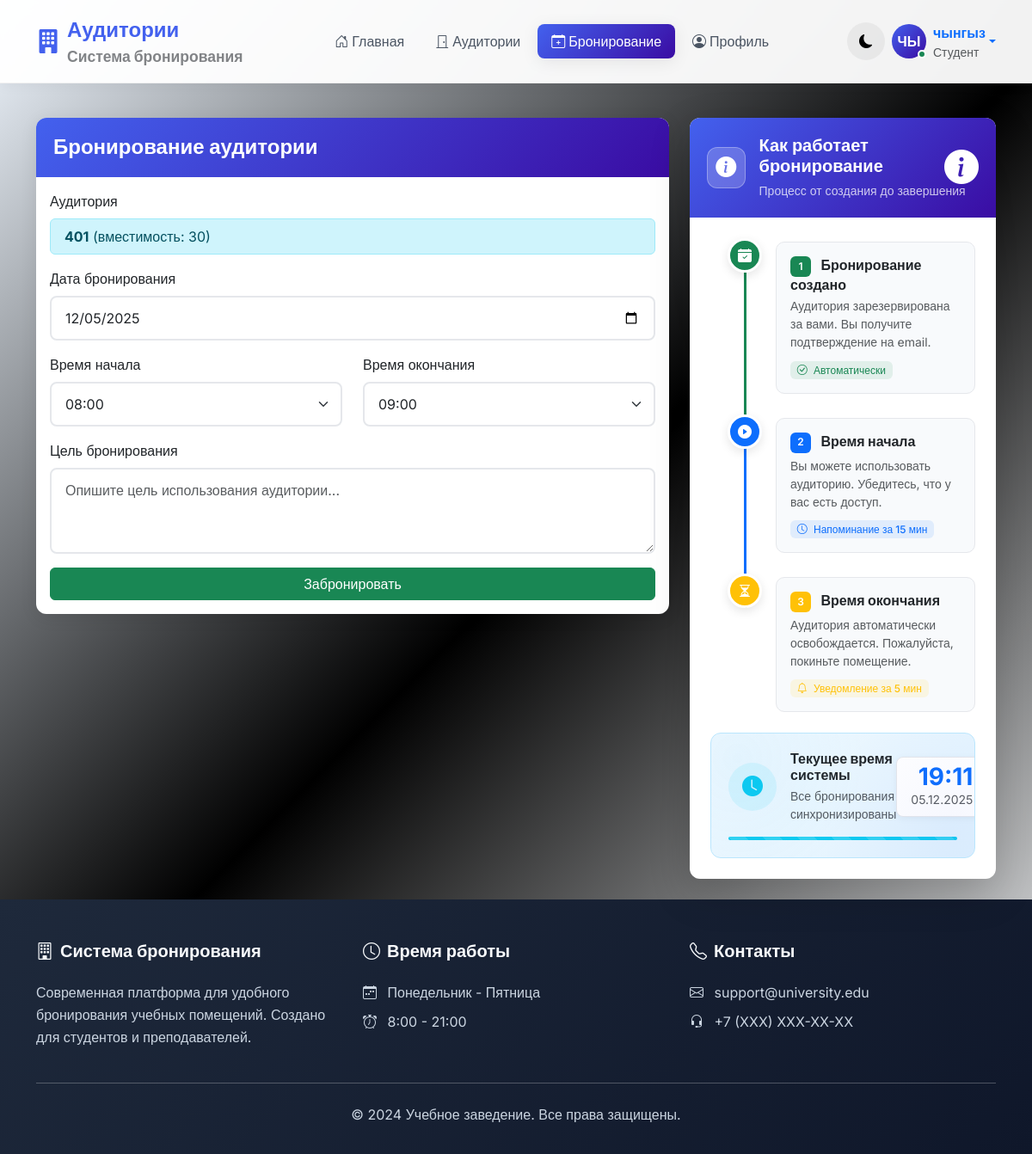
/booking?classroom=1 (signed in), run on the app's committed database.
### app/models.py (models this page shows, shortened)
class User(UserMixin, db.Model):
    __tablename__ = 'user'
    id = db.Column(db.Integer, primary_key=True)
    username = db.Column(db.String(64), unique=True, nullable=False)
    email = db.Column(db.String(120), unique=True, nullable=False)
    password_hash = db.Column(db.String(256))
    role = db.Column(db.String(20), default='student')
    created_at = db.Column(db.DateTime, default=datetime.utcnow)
    bookings = db.relationship('Booking', backref='user', lazy='dynamic')

class Classroom(db.Model):
    __tablename__ = 'classroom'
    id = db.Column(db.Integer, primary_key=True)
    room_number = db.Column(db.String(20), unique=True, nullable=False)
    capacity = db.Column(db.Integer, nullable=False)
    floor = db.Column(db.Integer, nullable=False)
    has_projector = db.Column(db.Boolean, default=False)
    has_computers = db.Column(db.Boolean, default=False)
    is_active = db.Column(db.Boolean, default=True)
    bookings = db.relationship('Booking', backref='classroom', lazy='dynamic')

### app/routes.py (the view, shortened to what this page needs)
@main_bp.route('/booking', methods=['GET', 'POST'])
@login_required
def booking():
    form = BookingForm()
    classrooms = Classroom.query.filter_by(is_active=True).all()
    form.classroom_id.choices = [(c.id, f"Аудитория {c.room_number} (вместимость: {c.capacity})") for c in classrooms]
    selected_classroom_id = request.args.get('classroom', type=int)
    preselected_classroom = None
    if selected_classroom_id:
        preselected_classroom = Classroom.query.get(selected_classroom_id)
        if preselected_classroom:
            form.classroom_id.data = selected_classroom_id
    return render_template('booking.html', title='Бронирование', form=form, preselected_classroom=preselected_classroom)

### app/templates/booking.html (shortened to what this page needs)
{% extends "base.html" %}
{% block content %}
<div class="row">
    <div class="col-md-8">
        <div class="card">
            <div class="card-header">
                <h4 class="mb-0"> Бронирование аудитории</h4>
            </div>
            <div class="card-body">
                <form method="POST" action="">
                    {% if preselected_classroom %}
                    <div class="mb-3">
                        <label class="form-label">Аудитория</label>
                        <div class="alert alert-info py-2">
                            <strong>{{ preselected_classroom.room_number }}</strong>
                            (вместимость: {{ preselected_classroom.capacity }})
                        </div>
                    </div>
                    {% else %}
                    <div class="mb-3">
                        {{ form.classroom_id.label(class="form-label") }}
                        {{ form.classroom_id(class="form-select") }}
                    </div>
                    {% endif %}
                    <div class="mb-3">
                        {{ form.booking_date.label(class="form-label") }}
                        {{ form.booking_date(class="form-control", type="date") }}
                    </div>
                    <div class="row">
                        <div class="col-md-6">
                            <div class="mb-3">
                                {{ form.start_time.label(class="form-label") }}
                                {{ form.start_time(class="form-select") }}
                            </div>
                        </div>
                        <div class="col-md-6">
                            <div class="mb-3">
                                {{ form.end_time.label(class="form-label") }}
                                {{ form.end_time(class="form-select") }}
                            </div>
                        </div>
                    </div>
                    <div class="mb-3">
                        {{ form.purpose.label(class="form-label") }}
                        {{ form.purpose(class="form-control", rows=3, placeholder="Опишите цель использования аудитории...") }}
                    </div>
                    <div class="d-grid">
                        {{ form.submit(class="btn btn-success", id='bookingSubmit') }}
                    </div>
                </form>
            </div>
        </div>
    </div>
    <div class="col-md-4">
    <div class="card border-0 shadow-lg">
    <div class="card-header border-0 bg-gradient-primary text-white position-relative overflow-hidden">
        <div class="position-absolute top-0 end-0 w-50 h-100 opacity-10">
            <i class="bi bi-info-circle-fill fs-1 position-absolute" style="right: 20px; top: 50%; transform: translateY(-50%);"></i>
        </div>
        <div class="position-relative z-1">
            <div class="d-flex align-items-center">
                <div class="feature-icon-wrapper me-3">
                    <i class="bi bi-info-circle-fill fs-4"></i>
                </div>
                <div>
                    <h5 class="mb-1">Как работает бронирование</h5>
                    <small class="opacity-75">Процесс от создания до завершения</small>
                </div>
            </div>
        </div>
    </div>
    <div class="card-body p-4">
        <div class="timeline-wrapper">
            <div class="timeline">
                <div class="timeline-item">
                    <div class="timeline-marker-wrapper">
                        <div class="timeline-marker bg-success">
                            <i class="bi bi-calendar-check-fill text-white"></i>
                        </div>
                        <div class="timeline-line bg-success"></div>
                    </div>
                    <div class="timeline-content">
                        <div class="timeline-content-inner">
                            <h6 class="fw-bold mb-1">
                                <span class="step-badge bg-success text-white me-2">1</span>
                                Бронирование создано
                            </h6>
                            <p class="text-muted small mb-0">
                                Аудитория зарезервирована за вами. Вы получите подтверждение на email.
                            </p>
                            <div class="mt-2">
                                <span class="badge bg-success bg-opacity-10 text-success">
                                    <i class="bi bi-check-circle me-1"></i> Автоматически
                                </span>
                            </div>
                        </div>
                    </div>
                </div>
                <div class="timeline-item">
                    <div class="timeline-marker-wrapper">
                        <div class="timeline-marker bg-primary">
                            <i class="bi bi-play-circle-fill text-white"></i>
                        </div>
                        <div class="timeline-line bg-primary"></div>
                    </div>
                    <div class="timeline-content">
                        <div class="timeline-content-inner">
                            <h6 class="fw-bold mb-1">
                                <span class="step-badge bg-primary text-white me-2">2</span>
                                Время начала
                            </h6>
                            <p class="text-muted small mb-0">
                                Вы можете использовать аудиторию. Убедитесь, что у вас есть доступ.
                            </p>
                            <div class="mt-2">
                                <span class="badge bg-primary bg-opacity-10 text-primary">
                                    <i class="bi bi-clock me-1"></i> Напоминание за 15 мин
                                </span>
                            </div>
                        </div>
                    </div>
                </div>
                <div class="timeline-item">
                    <div class="timeline-marker-wrapper">
                        <div class="timeline-marker bg-warning">
                            <i class="bi bi-hourglass-split text-white"></i>
                        </div>
                    </div>
                    <div class="timeline-content">
                        <div class="timeline-content-inner">
                            <h6 class="fw-bold mb-1">
                                <span class="step-badge bg-warning text-white me-2">3</span>
                                Время окончания
                            </h6>
                            <p class="text-muted small mb-0">
                                Аудитория автоматически освобождается. Пожалуйста, покиньте помещение.
                            </p>
                            <div class="mt-2">
                                <span class="badge bg-warning bg-opacity-10 text-warning">
                                    <i class="bi bi-bell me-1"></i> Уведомление за 5 мин
                                </span>
                            </div>
                        </div>
                    </div>
                </div>
            </div>
        </div>
        <div class="info-card mt-4">
            <div class="d-flex align-items-center">
                <div class="info-icon bg-info bg-opacity-10 text-info p-3 rounded-circle me-3">
                    <i class="bi bi-clock-fill fs-4"></i>
                </div>
                <div class="flex-grow-1">
                    <div class="d-flex justify-content-between align-items-center">
                        <div>
                            <h6 class="mb-1 fw-bold">Текущее время системы</h6>
                            <p class="text-muted small mb-0">Все бронирования синхронизированы</p>
                        </div>
                        <div class="text-end">
                            <div class="current-time-display">
                                <div class="time-value fs-3 fw-bold text-primary">{{ now.strftime('%H:%M') }}</div>
                                <small class="text-muted">{{ now.strftime('%d.%m.%Y') }}</small>
                            </div>
                        </div>
                    </div>
                </div>
            </div>
            <div class="progress mt-3" style="height: 4px;">
                <div class="progress-bar bg-info progress-bar-striped progress-bar-animated"
                     style="width: 100%"></div>
            </div>
        </div>
    </div>
</div>
</div>
</div>
</div>
{% endblock %}

### app/templates/base.html (shortened to what this page needs)
<!DOCTYPE html>
<html lang="ru" data-bs-theme="light">
  <head>
    <link
      href="https://cdn.jsdelivr.net/npm/bootstrap@5.3.2/dist/css/bootstrap.min.css"
      rel="stylesheet"
    />
    <link
      rel="stylesheet"
      href="https://cdn.jsdelivr.net/npm/bootstrap-icons@1.10.0/font/bootstrap-icons.css"
    />
  </head>
  <body class="d-flex flex-column min-vh-100">
    <nav class="navbar navbar-expand-lg navbar-light">
      <div class="container">
        <a class="navbar-brand d-flex align-items-center" href="{{ url_for('main.index') }}">
          <div class="me-2">
            <i class="bi bi-building-fill fs-3"></i>
          </div>
          <div class="d-flex flex-column">
            <span class="fw-bold fs-4">Аудитории</span>
            <small class="text-muted opacity-75 d-none d-md-block">Система бронирования</small>
          </div>
        </a>
        <div class="collapse navbar-collapse" id="navbarMain">
          <ul class="navbar-nav mx-auto mb-2 mb-lg-0">
            <li class="nav-item">
              <a
                class="nav-link {% if request.endpoint == 'main.index' %}active{% endif %}"
                href="{{ url_for('main.index') }}"
              >
                <i class="bi bi-house-door me-1"></i>Главная
              </a>
            </li>
            <li class="nav-item">
              <a
                class="nav-link {% if request.endpoint == 'main.classrooms' %}active{% endif %}"
                href="{{ url_for('main.classrooms') }}"
              >
                <i class="bi bi-door-closed me-1"></i>Аудитории
              </a>
            </li>
            {% if current_user.is_authenticated %}
            <li class="nav-item">
              <a
                class="nav-link {% if request.endpoint == 'main.booking' %}active{% endif %}"
                href="{{ url_for('main.booking') }}"
              >
                <i class="bi bi-calendar-plus me-1"></i>Бронирование
              </a>
            </li>
            <li class="nav-item">
              <a
                class="nav-link {% if request.endpoint == 'main.profile' %}active{% endif %}"
                href="{{ url_for('main.profile') }}"
              >
                <i class="bi bi-person-circle me-1"></i>Профиль
              </a>
            </li>
             {% endif %}
          </ul>
          <div class="d-flex align-items-center gap-2">
            <button id="themeToggle" class="theme-switch" title="Сменить тему">
            </button>
            {% if current_user.is_authenticated %}
            <div class="dropdown">
              <a
                href="#"
                class="d-flex align-items-center text-decoration-none dropdown-toggle"
                data-bs-toggle="dropdown"
              >
                <div class="user-avatar me-2">
                  {{ current_user.username[:2]|upper }}
                  <span class="user-status bg-success"></span>
                </div>
                <div class="d-none d-md-flex flex-column text-start">
                  <span class="fw-semibold">{{ current_user.username }}</span>
                  <small class="text-muted">
                    {% if current_user.role == 'teacher' %}Преподаватель{% elif current_user.role
                    == 'admin' %}Администратор{% else %}Студент{% endif %}
                  </small>
                </div>
              </a>
            </div>
            {% endif %}
          </div>
        </div>
      </div>
    </nav>
    <main class="flex-grow-1 py-4">
      <div class="container fade-in">
        {% block content %}{% endblock %}
    </main>
    <footer class="footer">
      <div class="container">
        <div class="row g-4">
          <div class="col-lg-4">
            <h5><i class="bi bi-building me-2"></i>Система бронирования</h5>
            <p>
              Современная платформа для удобного бронирования учебных помещений. Создано для
              студентов и преподавателей.
            </p>
          </div>
          <div class="col-lg-4">
            <h5><i class="bi bi-clock me-2"></i>Время работы</h5>
            <p class="mb-2">
              <i class="bi bi-calendar-week me-2"></i>
              Понедельник - Пятница
            </p>
            <p class="mb-0">
              <i class="bi bi-alarm me-2"></i>
              8:00 - 21:00
            </p>
          </div>
          <div class="col-lg-4">
            <h5><i class="bi bi-telephone me-2"></i>Контакты</h5>
            <p class="mb-2">
              <i class="bi bi-envelope me-2"></i>
              support@university.edu
            </p>
            <p class="mb-0">
              <i class="bi bi-headset me-2"></i>
              +7 (XXX) XXX-XX-XX
            </p>
          </div>
        </div>
        <hr class="my-4 opacity-25" />
        <div class="text-center">
          <p class="mb-0">
            &copy; 2024 Учебное заведение. Все права защищены.
          </p>
        </div>
      </div>
    </footer>
  </body>
</html>

### data on the page
User: username "ЧЫ", username "чынгыз"
Classroom: room_number "401", capacity "30"
